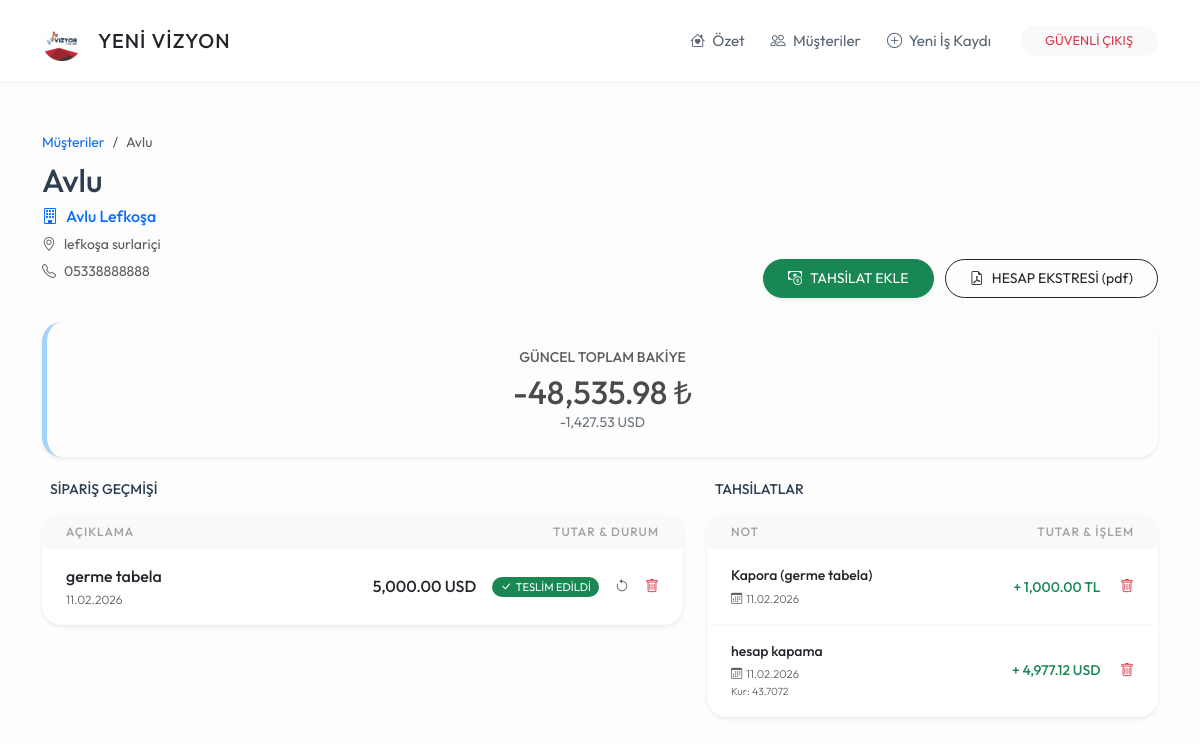
The app's page /musteri/1 (signed in), older data.
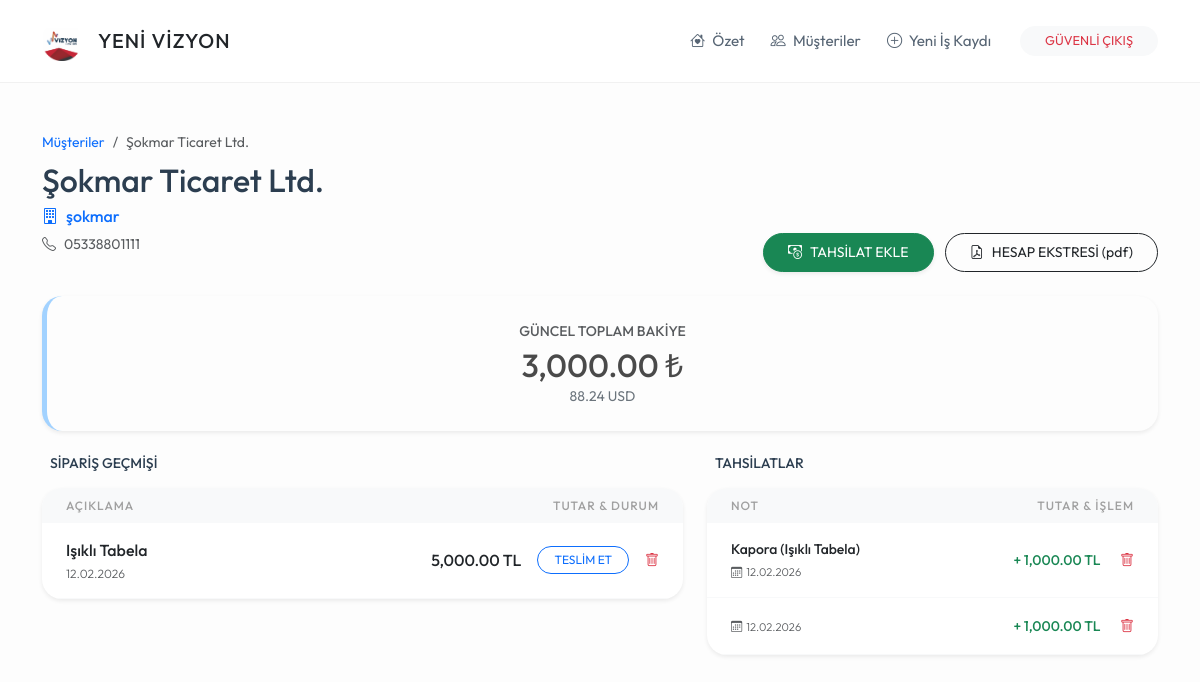
The same page, newer data.
### app.py (models this page shows)
class Musteri(db.Model):
    id = db.Column(db.Integer, primary_key=True)
    ad_soyad = db.Column(db.String(100), nullable=False)
    telefon = db.Column(db.String(20))
    isyeri_adi = db.Column(db.String(200))
    isyeri_adresi = db.Column(db.Text)
    durum = db.Column(db.String(20), default='Aktif')
    isler = db.relationship('IsKaydi', backref='sahibi', lazy=True)
    odemeler = db.relationship('Odeme', backref='musteri', lazy=True)

class IsKaydi(db.Model):
    id = db.Column(db.Integer, primary_key=True)
    is_tanimi = db.Column(db.String(200), nullable=False)
    toplam_bedel = db.Column(db.Float, nullable=False, default=0.0)
    para_birimi = db.Column(db.String(5), default='TL')
    teslim_tarihi = db.Column(db.String(20))
    durum = db.Column(db.String(20), default='Devam Ediyor')
    kayit_tarihi = db.Column(db.DateTime, default=datetime.now)
    musteri_id = db.Column(db.Integer, db.ForeignKey('musteri.id'), nullable=False)

class Odeme(db.Model): # Müşteriden gelen para (GELİR)
    id = db.Column(db.Integer, primary_key=True)
    tutar = db.Column(db.Float, nullable=False)
    birim = db.Column(db.String(5), default='TL')
    aciklama = db.Column(db.String(200))
    kur_degeri = db.Column(db.Float, default=1.0)
    odeme_tarihi = db.Column(db.DateTime, default=datetime.now)
    musteri_id = db.Column(db.Integer, db.ForeignKey('musteri.id'), nullable=False)

### app.py (the view)
@app.route('/musteri/<int:id>')
def musteri_detay(id):
    if 'logged_in' not in session: return redirect(url_for('index'))
    musteri = Musteri.query.get_or_404(id)
    toplam_borc_tl = 0
    toplam_odenen_tl = 0
    for i in musteri.isler:
        toplam_borc_tl += (i.toplam_bedel * GUNCEL_KURLAR.get(i.para_birimi, 1.0))
    for o in musteri.odemeler:
        toplam_odenen_tl += (o.tutar * o.kur_degeri)
    net_tl = round(toplam_borc_tl - toplam_odenen_tl, 2)
    net_usd = round(net_tl / GUNCEL_KURLAR.get('USD', 1.0), 2)
    return render_template('musteri_detay.html', musteri=musteri, toplam_tl=net_tl, toplam_usd=net_usd, kurlar=GUNCEL_KURLAR)

### templates/musteri_detay.html (shortened to what this page needs)
{% extends "base.html" %}
{% block content %}
<div class="row g-4 mb-4">
    <div class="col-md-7">
        <nav aria-label="breadcrumb">
            <ol class="breadcrumb mb-2">
                <li class="breadcrumb-item small"><a href="/musteriler" class="text-decoration-none">Müşteriler</a></li>
                <li class="breadcrumb-item small active">{{ musteri.ad_soyad }}</li>
            </ol>
        </nav>
        <h2 class="mb-1 fw-bold">{{ musteri.ad_soyad }}</h2>
        {% if musteri.isyeri_adi %}
        <p class="text-primary fw-medium mb-1"><i class="bi bi-building me-2"></i>{{ musteri.isyeri_adi }}</p>
        {% endif %}
        {% if musteri.isyeri_adresi %}
        <p class="text-muted small mb-0"><i class="bi bi-geo-alt me-2"></i>{{ musteri.isyeri_adresi }}</p>
        {% endif %}
        <p class="text-muted small mt-1"><i class="bi bi-telephone me-2"></i>{{ musteri.telefon or '-' }}</p>
    </div>
    <div class="col-md-5 text-md-end align-self-end mt-3 mt-md-0">
        <button class="btn btn-success btn-sm rounded-pill px-4 py-2 me-2 shadow-sm" data-bs-toggle="modal" data-bs-target="#odemeEkleModal">
            <i class="bi bi-cash-coin me-2"></i>TAHSİLAT EKLE
        </button>
        <a href="/pdf_indir/{{ musteri.id }}" class="btn btn-outline-dark btn-sm rounded-pill px-4 py-2">
            <i class="bi bi-file-earmark-pdf me-2"></i>HESAP EKSTRESİ (pdf)
        </a>
    </div>
</div>
<div class="row g-4">
    <div class="col-12">
        <div class="card card-custom text-center border-0 shadow-sm" style="background: #fdfdfd; border-left: 5px solid #a2d2ff !important;">
            <div class="text-uppercase small fw-medium text-muted mb-1">GÜNCEL TOPLAM BAKİYE</div>
            <div class="h2 mb-0" style="color: #4a4a4a;">{{ "{:,.2f}".format(toplam_tl) }} ₺</div>
            <div class="small text-secondary">{{ "{:,.2f}".format(toplam_usd) }} USD</div>
        </div>
    </div>
    <div class="col-lg-7">
        <div class="d-flex justify-content-between align-items-center mb-3 px-2">
            <h5 class="mb-0 small fw-bold text-uppercase">Sipariş Geçmişi</h5>
        </div>
        <div class="card card-custom p-0 overflow-hidden border-0 shadow-sm">
            <table class="table table-hover align-middle mb-0">
                <thead>
                    <tr class="bg-light">
                        <th class="ps-4">Açıklama</th>
                        <th class="text-end pe-4">Tutar & Durum</th>
                    </tr>
                </thead>
                <tbody>
                    {% for is in musteri.isler %}
                    <tr>
                        <td class="ps-4">
                            <div class="fw-medium text-dark">{{ is.is_tanimi }}</div>
                            <div style="font-size: 0.75rem;" class="text-muted">{{ is.kayit_tarihi.strftime('%d.%m.%Y') }}</div>
                        </td>
                        <td class="text-end pe-4">
                            <div class="d-flex justify-content-end align-items-center gap-3">
                                <span class="fw-medium">{{ "{:,.2f}".format(is.toplam_bedel) }} {{ is.para_birimi }}</span>
                                {% if is.durum == 'Devam Ediyor' %}
                                    <a href="/is_teslim_et/{{ is.id }}" class="btn btn-sm btn-outline-primary rounded-pill px-3 py-1" style="font-size: 0.75rem;">
                                        TESLİM ET
                                    </a>
                                {% else %}
                                    <span class="badge bg-success rounded-pill px-2 py-1 fw-normal" style="font-size: 0.7rem;">
                                        <i class="bi bi-check-lg me-1"></i>TESLİM EDİLDİ
                                    </span>
                                    <a href="/is_durum_geri_al/{{ is.id }}" class="text-muted small" title="Geri Al (Devam Ediyor yap)"><i class="bi bi-arrow-counterclockwise"></i></a>
                                {% endif %}
                                <a href="/is_sil/{{ is.id }}" onclick="return confirm('Bu iş kaydını silmek istediğinize emin misiniz? Bakiyeden düşülecektir.');" class="text-danger small"><i class="bi bi-trash"></i></a>
                            </div>
                        </td>
                    </tr>
                    {% endfor %}
                </tbody>
            </table>
        </div>
    </div>
    <div class="col-lg-5">
        <div class="d-flex justify-content-between align-items-center mb-3 px-2">
            <h5 class="mb-0 small fw-bold text-uppercase">Tahsilatlar</h5>
        </div>
        <div class="card card-custom p-0 overflow-hidden border-0 shadow-sm">
            <table class="table table-hover align-middle mb-0">
                <thead>
                    <tr class="bg-light">
                        <th class="ps-4">Not</th>
                        <th class="text-end pe-4">Tutar & İşlem</th>
                    </tr>
                </thead>
                <tbody>
                    {% for o in musteri.odemeler %}
                    <tr>
                        <td class="ps-4">
                            <div class="fw-medium text-dark small">{{ o.aciklama }}</div>
                            <div style="font-size: 0.7rem;" class="text-muted mt-1">
                                <i class="bi bi-calendar3 me-1"></i>{{ o.odeme_tarihi.strftime('%d.%m.%Y') }}
                            </div>
                            {% if o.birim != 'TL' %}<div style="font-size: 0.65rem;" class="text-muted">Kur: {{ o.kur_degeri }}</div>{% endif %}
                        </td>
                        <td class="text-end pe-4">
                            <span class="text-success small fw-medium me-3">+ {{ "{:,.2f}".format(o.tutar) }} {{ o.birim }}</span>
                            <a href="/odeme_sil/{{ o.id }}" onclick="return confirm('Bu tahsilat kaydını silmek istediğinize emin misiniz? Bakiye artacaktır.');" class="text-danger small"><i class="bi bi-trash"></i></a>
                        </td>
                    </tr>
                    {% endfor %}
                </tbody>
            </table>
        </div>
    </div>
</div>
{% endblock %}

### templates/base.html (shortened to what this page needs)
<!DOCTYPE html>
<html lang="tr">
<head>
    <link href="https://cdn.jsdelivr.net/npm/bootstrap@5.3.0/dist/css/bootstrap.min.css" rel="stylesheet">
    <link rel="stylesheet" href="https://cdn.jsdelivr.net/npm/bootstrap-icons@1.11.0/font/bootstrap-icons.css">
</head>
<body>
<nav class="navbar navbar-expand-lg navbar-yvr sticky-top">
    <div class="container">
        <a class="navbar-brand d-flex align-items-center" href="/">
            <img src="/static/logo.png" alt="YVR Logo" onerror="this.src='https://via.placeholder.com/40x40?text=YVR'">
            <span class="ms-3 fw-bold text-dark" style="letter-spacing: 1px;">YENİ VİZYON</span>
        </a>
        <div class="collapse navbar-collapse" id="navbarNav">
            <ul class="navbar-nav ms-auto align-items-center">
                <li class="nav-item"><a class="nav-link" href="/"><i class="bi bi-house-heart me-1"></i> Özet</a></li>
                <li class="nav-item"><a class="nav-link" href="/musteriler"><i class="bi bi-people me-1"></i> Müşteriler</a></li>
                <li class="nav-item"><a class="nav-link" href="/is_ekle"><i class="bi bi-plus-circle me-1"></i> Yeni İş Kaydı</a></li>
                <li class="nav-item ms-lg-3"><a class="btn btn-light btn-sm px-4 rounded-pill text-danger" href="/logout" style="font-size: 0.8rem;">GÜVENLİ ÇIKIŞ</a></li>
            </ul>
        </div>
    </div>
</nav>
<div class="container py-5">
    {% block content %}{% endblock %}
</div>
</body>
</html>

### templates/base.html (style rules this page uses)
:root { --yvr-bg: #fdfdfd; --yvr-card-bg: #ffffff; --yvr-primary: #a2d2ff; --yvr-secondary: #bde0fe; --yvr-accent: #ffafcc; --yvr-text: #576574; --yvr-text-dark: #2c3e50; }
body { background-color: var(--yvr-bg); font-family: 'Outfit', sans-serif; color: var(--yvr-text); font-weight: 400; line-height: 1.6; }
h1, h2, h3, h4, h5, .fw-bold { font-weight: 500 !important; color: var(--yvr-text-dark); }
.navbar-yvr { background-color: white; border-bottom: 1px solid #f1f1f1; padding: 1rem 0; }
.navbar-brand img { height: 40px; width: auto; filter: grayscale(20%); }
.nav-link { color: var(--yvr-text) !important; font-size: 0.95rem; margin: 0 5px; transition: all 0.3s; }
.card-custom { background: var(--yvr-card-bg); border-radius: 20px; border: none; box-shadow: 0 10px 30px rgba(0,0,0,0.02); padding: 1.5rem; }
.table { --bs-table-bg: transparent; }
.table thead th { font-weight: 500; text-transform: uppercase; font-size: 0.75rem; letter-spacing: 1px; color: #a0a0a0; border: none; }
.table td { border-bottom: 1px solid #f8f9fa; padding: 15px 10px; font-weight: 300; }

Row changes from the older to the newer data that the page shows:
changed Musteri: ad_soyad "Avlu" → "Şokmar Ticaret Ltd."; isyeri_adi "Avlu Lefkoşa" → "şokmar"; telefon "05338888888" → "05338801111"; isyeri_adresi "lefkoşa surlariçi" → (not shown)
changed IsKaydi: is_tanimi "germe tabela" → "Işıklı Tabela"; kayit_tarihi "11.02.2026" → "12.02.2026"; para_birimi "USD" → "TL"; durum "TESLİM EDİLDİ" → "TESLİM ET"
changed Odeme: aciklama "Kapora (germe tabela)" → "Kapora (Işıklı Tabela)"; odeme_tarihi "11.02.2026" → "12.02.2026"
changed Odeme (number 2 of 2 on the later page): odeme_tarihi "11.02.2026" → "12.02.2026"; tutar "4,977.12" → "1,000.00"; birim "USD" → "TL"; aciklama "hesap kapama" → (not shown); kur_degeri "43.7072" → (not shown)
Text that changed along with them:
{{ "{:,.2f}".format(toplam_tl) }}: "-48,535.98" → "3,000.00"
{{ "{:,.2f}".format(toplam_usd) }}: "-1,427.53" → "88.24"
